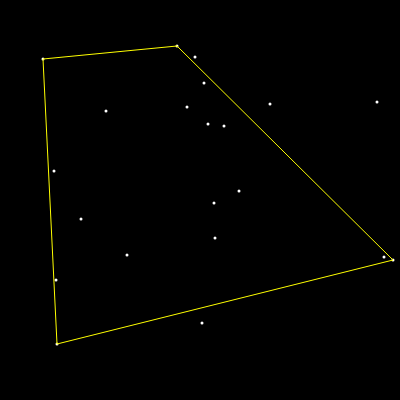
Frame 1 (no input)
Frame 60 (no input): identical to frame 1, image omitted
Frame 120 (the mouse pressed at the canvas centre since frame 60): identical to frame 1, image omitted

The p5.js sketch that drew this single still picture (run headless with seeded random() and noise() and a simulated clock; from frame 60 on, the mouse is pressed at the canvas centre):

// p5.js sketch
// ── sketch.js
var Canvass;

let points = [
	[239, 191],
	[377, 102],
	[177, 46],
	[214, 203],
	[224, 126],
	[202, 323],
	[54, 171],
	[187, 107],
	[195, 57],
	[81, 219],
	[215, 238],
	[208, 124],
	[270, 104],
	[204, 83],
	[56, 280],
	[43, 59],
	[57, 344],
	[106, 111],
	[384, 257],
	[127, 255],
	[393, 260]
]

function setup() {
	createCanvas(400, 400)
	background('black')
	stroke('white')
	strokeWeight(3)
	noFill()
	// for (let x = 0; x <= 20; x++) {
	// 	points.push([Math.floor(Math.random()*400), Math.floor(Math.random()*400)])
	// }

	big = {
		top: [400],
		right: [0],
		bottom: [0],
		left: [400]
	}

	for (let [x, y] of points) {
		if (y < big.top[0]) {
			big.top = [y, [x, y]]
		}
		if (y > big.bottom[0]) {
			big.bottom = [y, [x, y]]
		}
		if (x < big.left[0]) {
			big.left = [x, [x, y]]
		}
		if (x > big.right[0]) {
			big.right = [x, [x, y]]
		}
		point(x, y)
	}
	strokeWeight(1)
	stroke('yellow')
	print(big)
	beginShape()
	for(let bound in big) {
    vertex(big[bound][1][0], big[bound][1][1])
  }
	endShape(CLOSE)
}

function draw() {

}


function keyPressed() {
    
    if(keyCode == DELETE){
        console.log('Animation Stopped');
        noLoop();
    }
}
